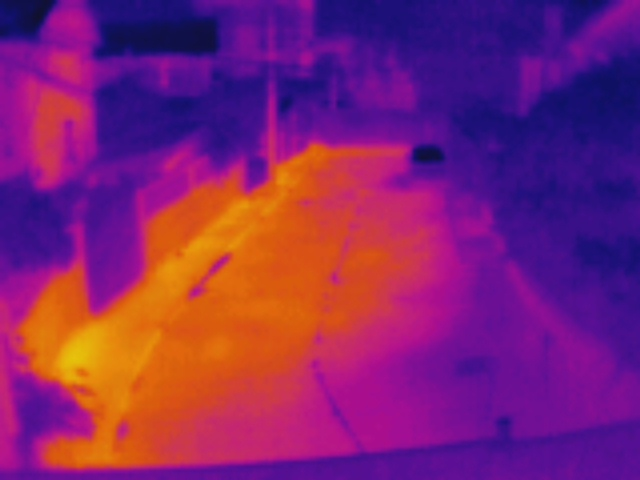
#> input picture FotosTemp/calle1030original.jpg, 640 x 480 px
$ python EstimateTemp.py
#> lines starting #> are read from the running program, lines starting #| are printed output that depends on the picture
import os
import cv2


def main():
    # Carpeta para guardar las fotos procesadas
    os.makedirs('Estimaciones', exist_ok=True)

    # Leer originales
    calle1030orig = cv2.imread("FotosTemp/calle1030original.jpg")
#> calle1030orig is the input picture: shape (480, 640, 3); mean B, G, R 111.3, 34.7, 127.9
    calle1070orig = cv2.imread("FotosTemp/calle1070original.jpg")
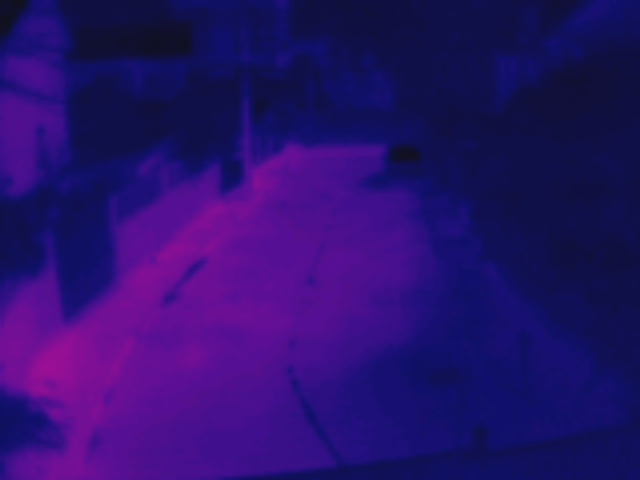
#> input picture FotosTemp/calle1070original.jpg, 640 x 480 px
#> calle1070orig is the input picture: shape (480, 640, 3); mean B, G, R 108.4, 15.7, 41.3
    silla1030orig = cv2.imread("FotosTemp/silla1030original.jpg")
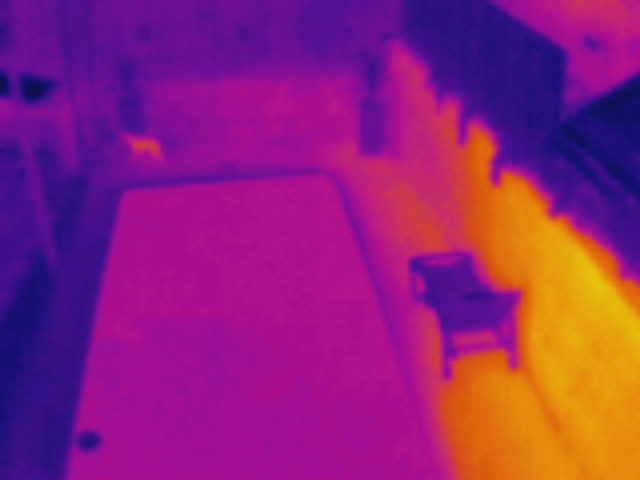
#> input picture FotosTemp/silla1030original.jpg, 640 x 480 px
#> silla1030orig is the input picture: shape (480, 640, 3); mean B, G, R 120.7, 34, 142
    silla1070orig = cv2.imread("FotosTemp/silla1070original.jpg")
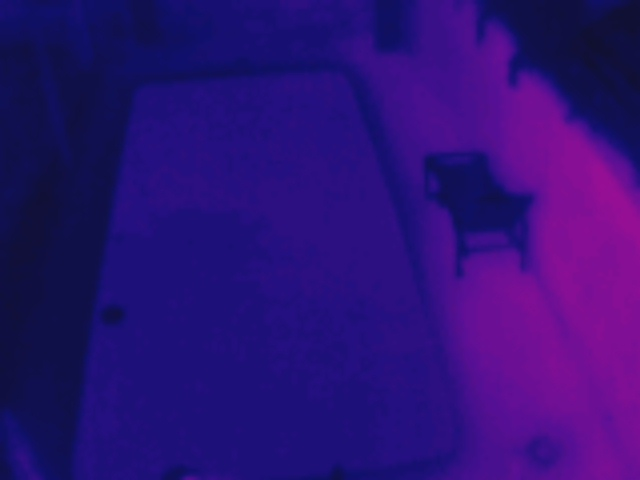
#> input picture FotosTemp/silla1070original.jpg, 640 x 480 px
#> silla1070orig is the input picture: shape (480, 640, 3); mean B, G, R 118.2, 15.8, 45.5

    # Leer muestras imágenes de muestra para leer posicion de los
    # puntos. No se usa para estimar.

    calle1030muestra1 = cv2.imread("FotosTemp/calle1030muestra1.jpg")
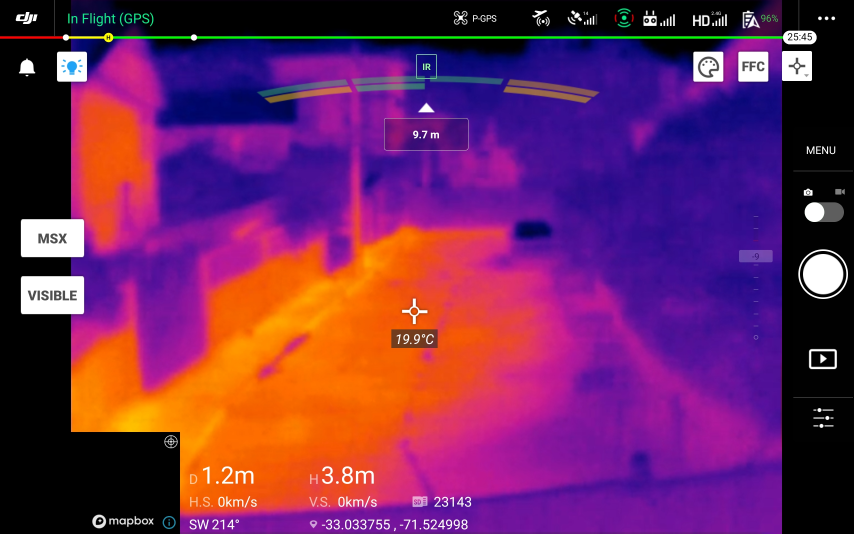
#> input picture FotosTemp/calle1030muestra1.jpg, 2560 x 1600 px (shown at 1/3 size)
#> calle1030muestra1 is the input picture: shape (1600, 2560, 3); mean B, G, R 90.7, 38.5, 111.1
    calle1030muestra2 = cv2.imread("FotosTemp/calle1030muestra2.jpg")
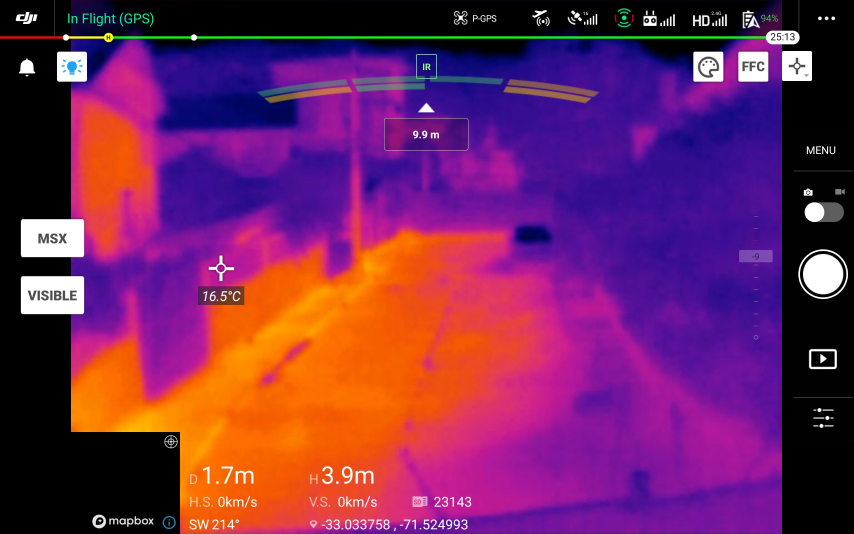
#> input picture FotosTemp/calle1030muestra2.jpg, 2560 x 1600 px (shown at 1/3 size)
#> calle1030muestra2 is the input picture: shape (1600, 2560, 3); mean B, G, R 90.5, 38.7, 113.9
    calle1030muestra3 = cv2.imread("FotosTemp/calle1030muestra3.jpg")

    calle1070muestra1 = cv2.imread("FotosTemp/calle1070muestra1.jpg")
    calle1070muestra2 = cv2.imread("FotosTemp/calle1070muestra2.jpg")
    calle1070muestra3 = cv2.imread("FotosTemp/calle1070muestra3.jpg")

    silla1030muestra1 = cv2.imread("FotosTemp/silla1030muestra1.jpg")
    silla1030muestra2 = cv2.imread("FotosTemp/silla1030muestra2.jpg")
    silla1030muestra3 = cv2.imread("FotosTemp/silla1030muestra3.jpg")

    silla1070muestra1 = cv2.imread("FotosTemp/silla1070muestra1.jpg")
    silla1070muestra2 = cv2.imread("FotosTemp/silla1070muestra2.jpg")
    silla1070muestra3 = cv2.imread("FotosTemp/silla1070muestra3.jpg")

    # Posición aproximada de las muestras obtenida manualmente
    calle1030muestras_pos = [(311, 234), (155, 195), (425, 460)]
    calle1070muestras_pos = [(160, 380), (450, 225), (265, 160)]
    silla1030muestras_pos = [(482, 327), (120, 298), (543, 447)]
    silla1070muestras_pos = [(477, 300), (103, 221), (436, 119)]

    # Valores muestras
    calle1030muestras_temp = [19.9, 16.5, 15.1]
    calle1070muestras_temp = [20.8, 15.6, 19.5]
    silla1030muestras_temp = [17.6, 18.1, 23.1]
    silla1070muestras_temp = [21.5, 14.9, 20.2]

    # Imagen escala de grises
    calle1030orig_gray = cv2.cvtColor(calle1030orig, cv2.COLOR_BGR2GRAY)
    calle1070orig_gray = cv2.cvtColor(calle1070orig, cv2.COLOR_BGR2GRAY)
    silla1030orig_gray = cv2.cvtColor(silla1030orig, cv2.COLOR_BGR2GRAY)
    silla1070orig_gray = cv2.cvtColor(silla1070orig, cv2.COLOR_BGR2GRAY)

    # Transformación de luminancia
    calle1030orig_lum = luminance_transform(calle1030orig)
    calle1070orig_lum = luminance_transform(calle1070orig)
    silla1030orig_lum = luminance_transform(silla1030orig)
    silla1070orig_lum = luminance_transform(silla1070orig)

    # Interpolaciones
    calle1030temps_gray = interpolate_temp(calle1030orig_gray, 10, 30)
    calle1070temps_gray = interpolate_temp(calle1070orig_gray, 10, 70)
    silla1030temps_gray = interpolate_temp(silla1030orig_gray, 10, 30)
    silla1070temps_gray = interpolate_temp(silla1070orig_gray, 10, 70)

    calle1030temps_lum = (30-10) * calle1030orig_lum.astype('double') / 255 + 10
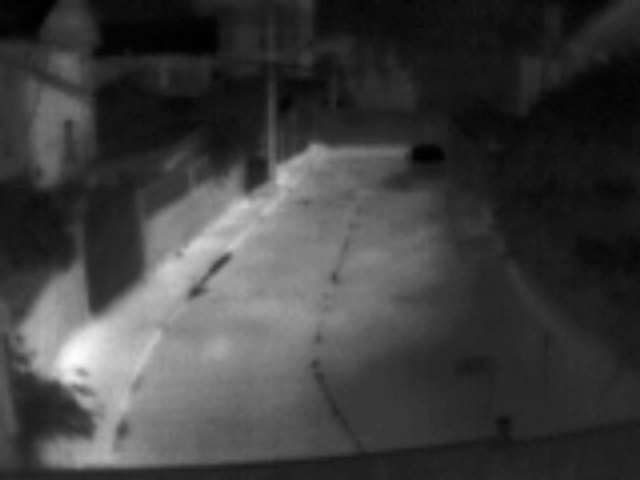
#> calle1030temps_lum: shape (480, 640) float64; min 11.33, max 24.82, mean 14.7; drawn with min black and max white
    calle1070temps_lum = (70-10) * calle1070orig_lum.astype('double') / 255 + 10
    silla1030temps_lum = (30-10) * silla1030orig_lum.astype('double') / 255 + 10
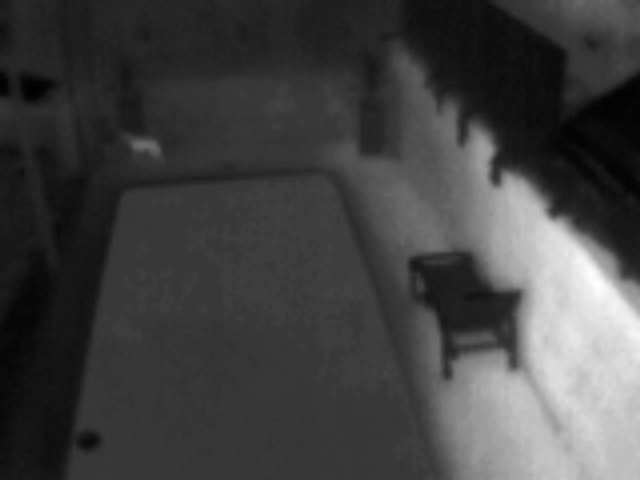
#> silla1030temps_lum: shape (480, 640) float64; min 11.41, max 24.82, mean 14.9; drawn with min black and max white
    silla1070temps_lum = (70-10) * silla1070orig_lum.astype('double') / 255 + 10

    calle1030temps_lum = interpolate_temp(calle1030orig_lum, 10, 30)
    calle1070temps_lum = interpolate_temp(calle1070orig_lum, 10, 70)
    silla1030temps_lum = interpolate_temp(silla1030orig_lum, 10, 30)
    silla1070temps_lum = interpolate_temp(silla1070orig_lum, 10, 70)

    # Dibujar rectangulos en las imagenes y añadir temperatura estimada

    # Parametros cuadro de texto
    font = cv2.FONT_HERSHEY_SIMPLEX
    fontScale = 0.5
    fontColor = (255, 255, 255)
    lineType = 1

    print(f'CALLE1030\n')

    for pos, temp in zip(calle1030muestras_pos, calle1030muestras_temp):
        cv2.rectangle(calle1030orig,
                      (pos[0] - 5, pos[1] - 5),
                      (pos[0] + 5, pos[1] + 5),
                      (255, 255, 255), 2)

        cv2.putText(calle1030orig,
                    f'({calle1030temps_gray[pos[1], pos[0]]:5.3f}, {calle1030temps_lum[pos[1], pos[0]]:5.3f}, {temp})',
                    (pos[0], pos[1] - 10),
                    font,
                    fontScale,
                    fontColor,
                    lineType)

    print(f'CALLE1070\n')

    for pos, temp in zip(calle1070muestras_pos, calle1070muestras_temp):
        cv2.rectangle(calle1070orig,
                      (pos[0] - 5, pos[1] - 5),
                      (pos[0] + 5, pos[1] + 5),
                      (255, 255, 255), 2)

        cv2.putText(calle1070orig,
                    f'({calle1070temps_gray[pos[1], pos[0]]:5.3f}, {calle1070temps_lum[pos[1], pos[0]]:5.3f}, {temp})',
                    (pos[0], pos[1] - 10),
                    font,
                    fontScale,
                    fontColor,
                    lineType)

    print(f'SILLA1030\n')

    for pos, temp in zip(silla1030muestras_pos, silla1030muestras_temp):
        cv2.rectangle(silla1030orig,
                      (pos[0] - 5, pos[1] - 5),
                      (pos[0] + 5, pos[1] + 5),
                      (255, 255, 255), 2)

        cv2.putText(silla1030orig,
                    f'({silla1030temps_gray[pos[1], pos[0]]:5.3f}, {silla1030temps_lum[pos[1], pos[0]]:5.3f}, {temp})',
                    (pos[0] - 100, pos[1] - 10),
                    font,
                    fontScale,
                    fontColor,
                    lineType)

    print(f'SILLA1070\n')

    for pos, temp in zip(silla1070muestras_pos, silla1070muestras_temp):
        cv2.rectangle(silla1070orig,
                      (pos[0] - 5, pos[1] - 5),
                      (pos[0] + 5, pos[1] + 5),
                      (255, 255, 255), 2)

        cv2.putText(silla1070orig,
                    f'({silla1070temps_gray[pos[1], pos[0]]:5.3f}, {silla1070temps_lum[pos[1], pos[0]]:5.3f}, {temp})',
                    (pos[0] - 100, pos[1] - 10),
                    font,
                    fontScale,
                    fontColor,
                    lineType)

    # Guardar estimaciones
    cv2.imwrite('Estimaciones/Est_Calle1030.png', calle1030orig)
    cv2.imwrite('Estimaciones/Est_Calle1070.png', calle1070orig)
    cv2.imwrite('Estimaciones/Est_Silla1030.png', silla1030orig)
    cv2.imwrite('Estimaciones/Est_Silla1070.png', silla1070orig)


def luminance_transform(image):

    return (0.212 * image[:, :, 2] +
            0.7152 * image[:, :, 1] +
            0.0722 * image[:, :, 0]).astype('uint8')


def interpolate_temp(gray_image, low_temp, high_temp):
    temp_range = high_temp - low_temp
    return temp_range * gray_image.astype('double') / 255 + low_temp


if __name__ == "__main__":
    main()
